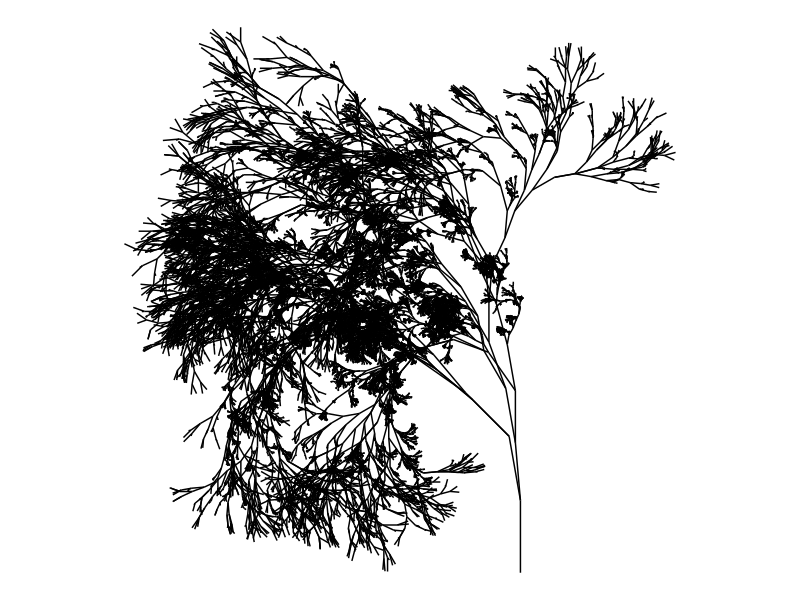

This figure's R source:

library(tidyverse)


# helper functions --------------------------------------------------------

radians <- function(degree) {
  2 * pi * degree / 360
}

adjust_scale <- function(s, scales) {
  s * sample(x = scales, size = length(s), replace = TRUE)
}

adjust_angle <- function(a, angles) {
  a + sample(x = angles, size = length(a), replace = TRUE)
}

adjust_x <- function(x, scale, angle) {
  x + scale * cos(radians(angle))
}

adjust_y <- function(y, scale, angle) {
  y + scale * sin(radians(angle))
}




# ashtree functions -------------------------------------------------------

grow_sapling <- function() {
  
  sapling <- tibble(
    old_x = 0,  # sapling grows from the origin
    old_y = 0,  # sapling grows from the origin
    new_x = 0,  # sapling doesn't grow horizontally
    new_y = 1,  # sapling does grow vertically
    angle = 90, # angle from horizontal is 90 degrees
    scale = 1,  # length of the sapling is 1
  )
  return(sapling)
}

grow_from <- function(tips, settings) {
  
  # read off the relevant settings
  all_scales <- settings$scales
  all_angles <- settings$angles
  
  # mutate the tips tibble
  new_growth <- tips %>%
    mutate(
      scale = adjust_scale(scale, all_scales),      # change segment length
      angle = adjust_angle(angle, all_angles),      # change segment angle
      old_x = new_x,                                # begin where last seg ended
      old_y = new_y,                                # begin where last seg ended
      new_x = adjust_x(old_x, scale, angle),        # end where this seg ends!
      new_y = adjust_y(old_y, scale, angle)         # end where this seg ends!
    )
  return(new_growth)
}


grow_many <- function(tips, settings) {
  
  # read off the relevant settings
  splits <- settings$splits

  new_tips <- map_dfr(1:splits, ~grow_from(tips, settings))
  return(new_tips)
}


grow_tree <- function(settings) {
  
  # read off the relevant settings
  cycles <- settings$cycles
  
  # initialise
  tips <- grow_sapling()
  
  # grow tree in a loop
  tree <- accumulate(2:cycles, ~grow_many(.x, settings), .init = tips)
  tree <- bind_rows(tree)
  
  return(tree)
}


draw_tree <- function(tree) {
  
  pic <- ggplot(
    data = tree,
    mapping = aes(
      x = old_x, 
      y = old_y, 
      xend = new_x, 
      yend = new_y
    )
  ) + 
    geom_segment(show.legend = FALSE) + 
    theme_void() + 
    coord_equal()
  
  return(pic)
}

# do stuff ----------------------------------------------------------------

# STAGE 13: let's reward ourselves by upping the number of 
# cycles... inside grow_tree() and seeing something pretty!

# STAGE 14: collect all the parameters into a single list that 
# can be passed down through all the various functions

# STAGE 15: find some settings you like!

settings <- list(
  seed = 7,
  cycles = 18,
  splits = 2,
  scales = c(.2, .8, .9, .95),
  angles = c(-20, -5, 5, 10, 20, 35)
)

set.seed(settings$seed)

tree <- grow_tree(settings)
pic <- draw_tree(tree)

plot(pic)
